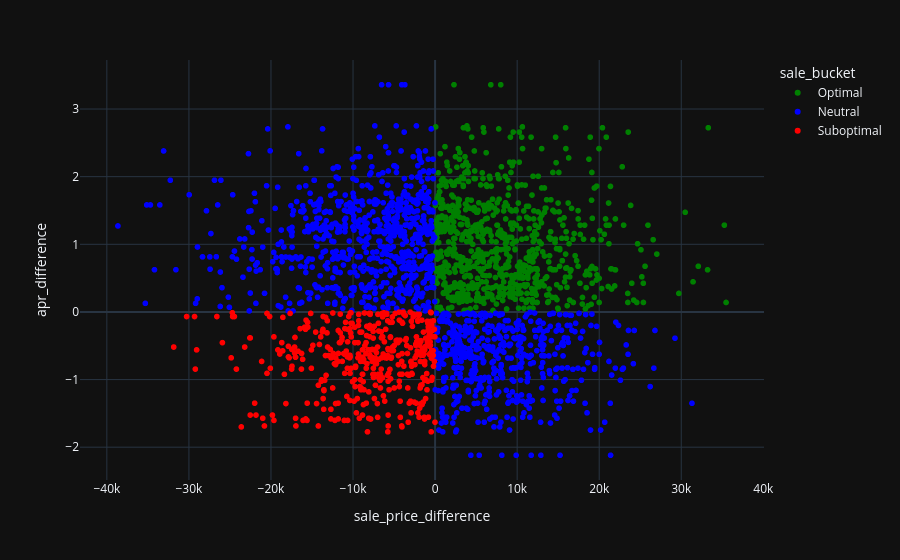

This figure's notebook cell:
### Code cell
colz = {'Optimal':'green', 'Neutral':'blue', 'Suboptimal':'red'}

px.scatter(
    bucketing,
    x='sale_price_difference',
    y='apr_difference',
    color='sale_bucket',
    color_discrete_map=colz,
    hover_name='sale_id',
    hover_data=['model_code', 'region', 'sale_price'],

)

### Figure 1 — Plotly figure (JSON) as saved in the notebook; plotly's stock layout.template omitted (floating-point values rounded to 4 significant figures; data arrays with more than 128 entries replaced by an {"elided": "..."} marker saying what was removed)
{"data": [{"customdata": {"elided": "801x3 mixed values"}, "hovertemplate": "<b>%{hovertext}</b><br><br>sale_bucket=Optimal<br>sale_price_difference=%{x}<br>apr_difference=%{y}<br>model_code=%{customdata[0]}<br>region=%{customdata[1]}<br>sale_price=%{customdata[2]}<extra></extra>", "hovertext": {"elided": "801 float values"}, "legendgroup": "Optimal", "marker": {"color": "green", "symbol": "circle"}, "mode": "markers", "name": "Optimal", "showlegend": true, "x": {"elided": "801 float values"}, "xaxis": "x", "y": {"elided": "801 float values"}, "yaxis": "y", "type": "scattergl"}, {"customdata": {"elided": "1239x3 mixed values"}, "hovertemplate": "<b>%{hovertext}</b><br><br>sale_bucket=Neutral<br>sale_price_difference=%{x}<br>apr_difference=%{y}<br>model_code=%{customdata[0]}<br>region=%{customdata[1]}<br>sale_price=%{customdata[2]}<extra></extra>", "hovertext": {"elided": "1239 float values"}, "legendgroup": "Neutral", "marker": {"color": "blue", "symbol": "circle"}, "mode": "markers", "name": "Neutral", "showlegend": true, "x": {"elided": "1239 float values"}, "xaxis": "x", "y": {"elided": "1239 float values"}, "yaxis": "y", "type": "scattergl"}, {"customdata": {"elided": "425x3 mixed values"}, "hovertemplate": "<b>%{hovertext}</b><br><br>sale_bucket=Suboptimal<br>sale_price_difference=%{x}<br>apr_difference=%{y}<br>model_code=%{customdata[0]}<br>region=%{customdata[1]}<br>sale_price=%{customdata[2]}<extra></extra>", "hovertext": {"elided": "425 float values"}, "legendgroup": "Suboptimal", "marker": {"color": "red", "symbol": "circle"}, "mode": "markers", "name": "Suboptimal", "showlegend": true, "x": {"elided": "425 float values"}, "xaxis": "x", "y": {"elided": "425 float values"}, "yaxis": "y", "type": "scattergl"}], "layout": {"xaxis": {"anchor": "y", "domain": [0.0, 1.0], "title": {"text": "sale_price_difference"}}, "yaxis": {"anchor": "x", "domain": [0.0, 1.0], "title": {"text": "apr_difference"}}, "legend": {"title": {"text": "sale_bucket"}, "tracegroupgap": 0}, "margin": {"t": 60}}}
